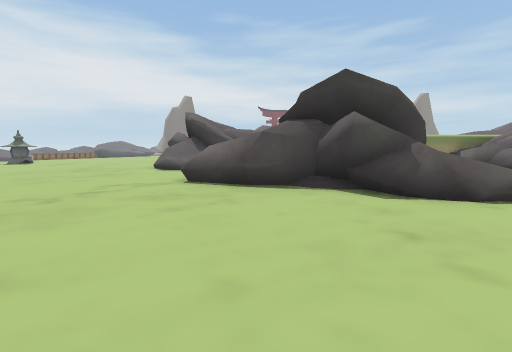
[1] (above)

24 first-person views from a walk through a 3-D level made in the Unity game engine. The camera is 1.5 m above the floor, tilts 6° down and sees 85° across. The floor is counted in squares, 2 m on a side. Each view is taken from the middle of a square. On the plan, view 1 faces up. The plan holds only what a view shows up to about 10 squares ahead; the rest is blank. The place goes on beyond the plan. Some surface patterns are stand-ins.

[2]
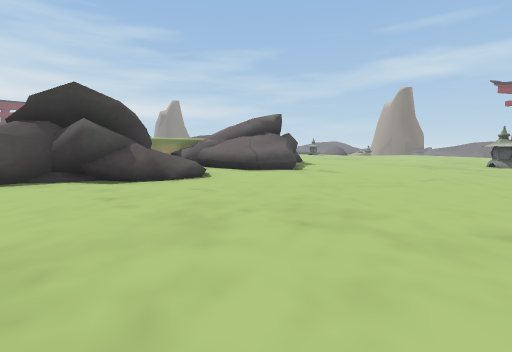

[3]
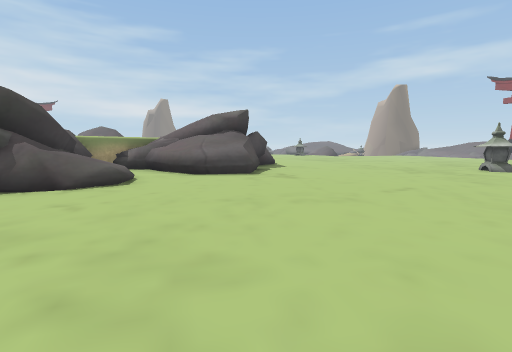

[4]
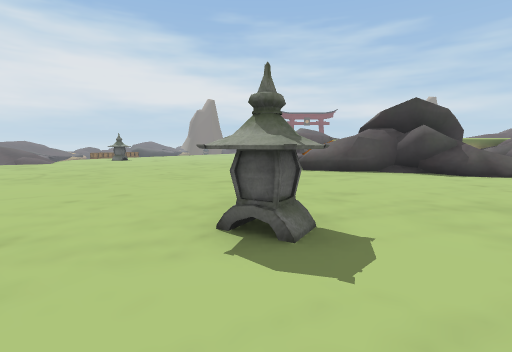

[5]
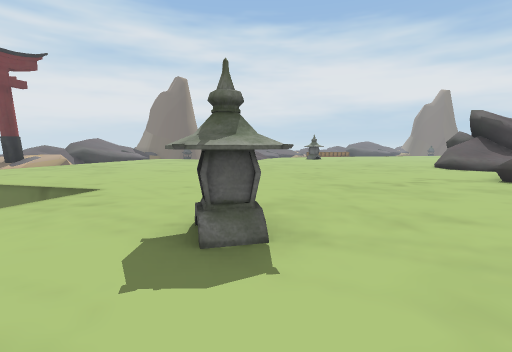

[6]
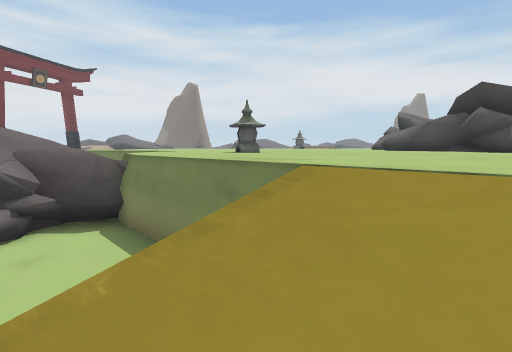

[7]
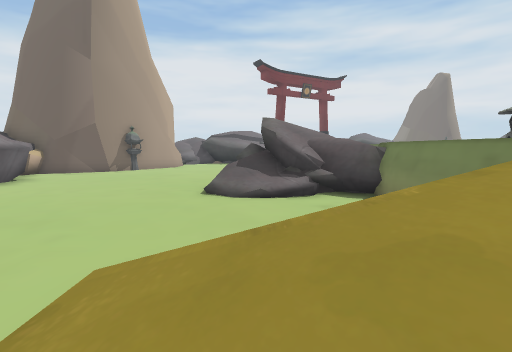

[8]
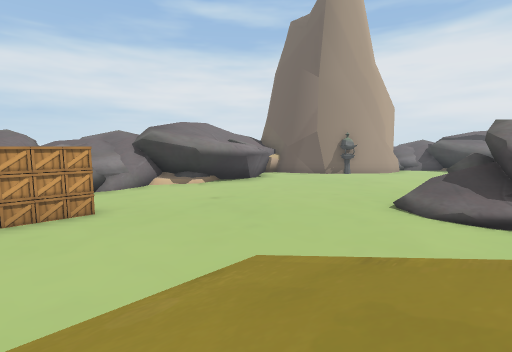

[9]
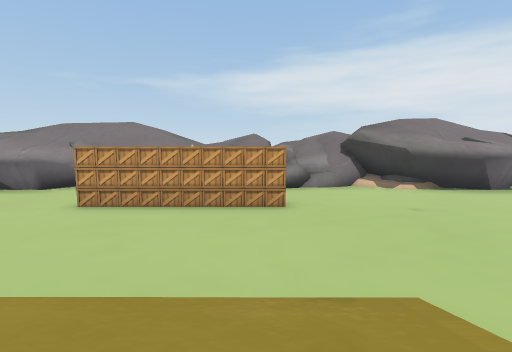

[10]
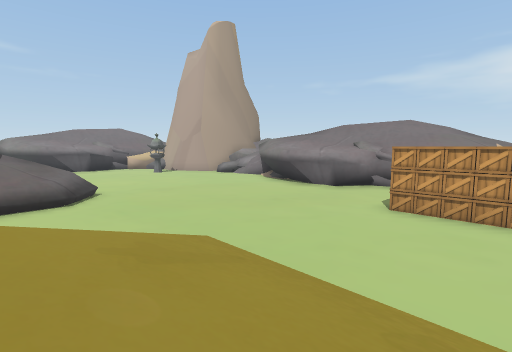

[11]
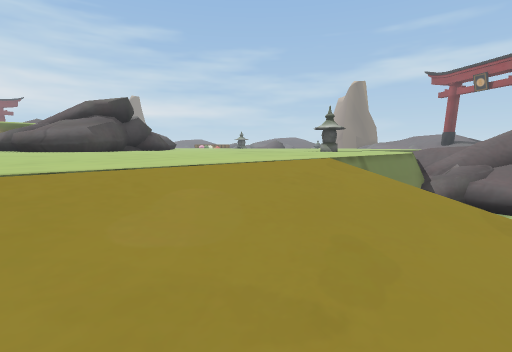

[12]
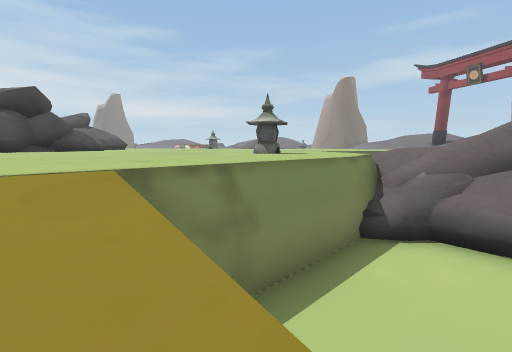

[13]
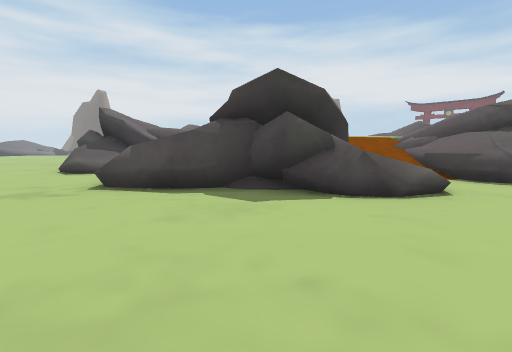

[14]
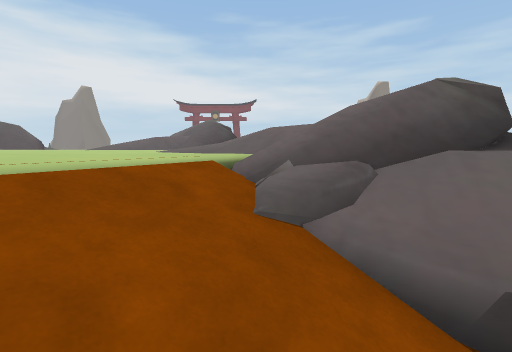

[15]
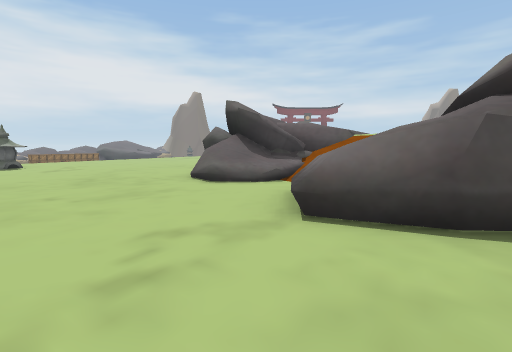

[16]
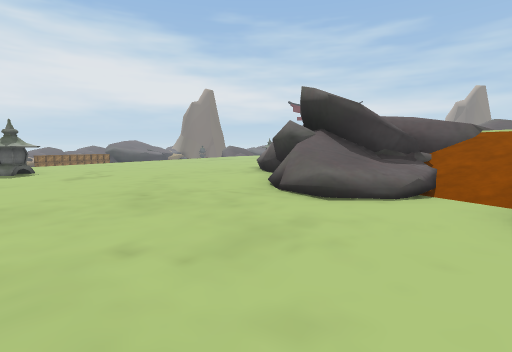

[17]
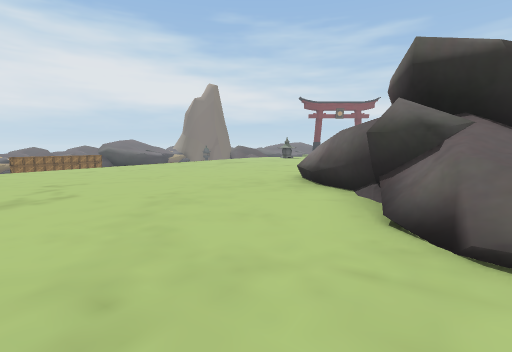

[18]
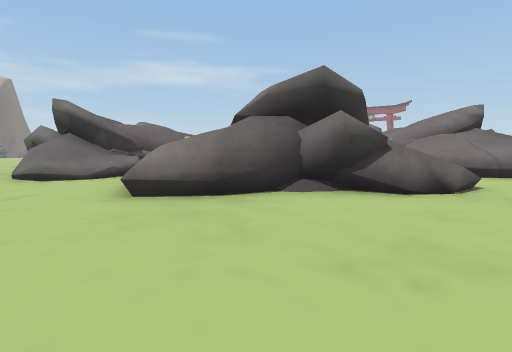

[19]
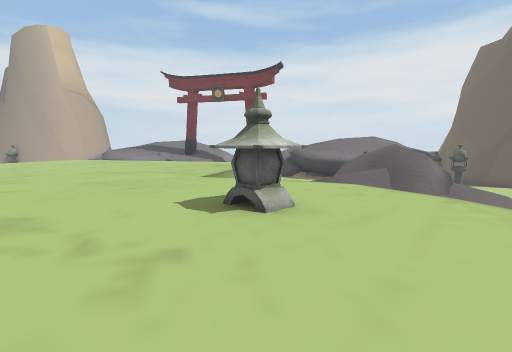

[20]
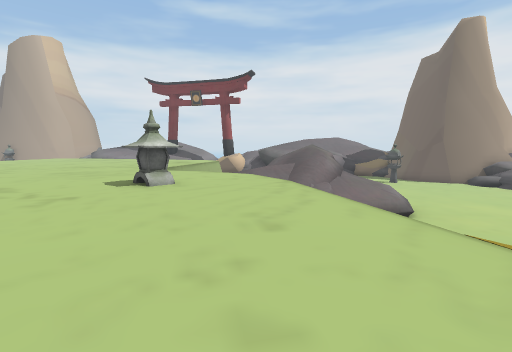

[21]
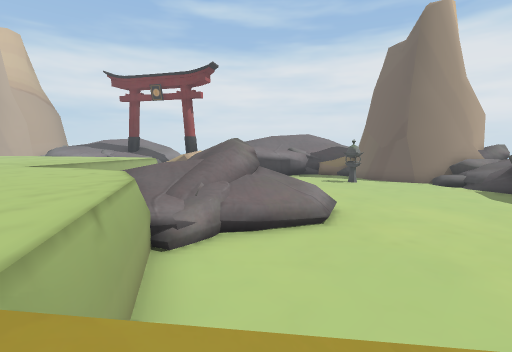

[22]
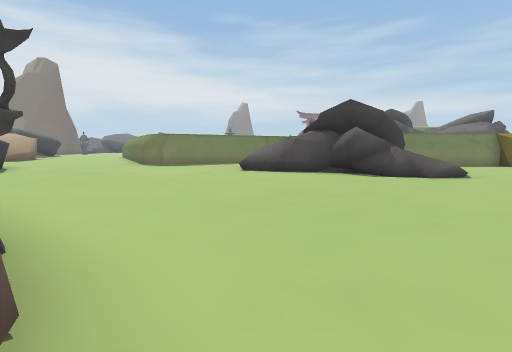

[23]
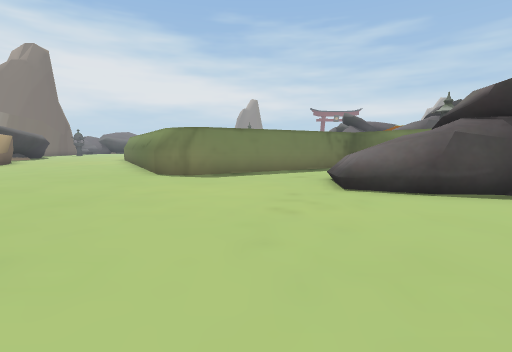

[24]
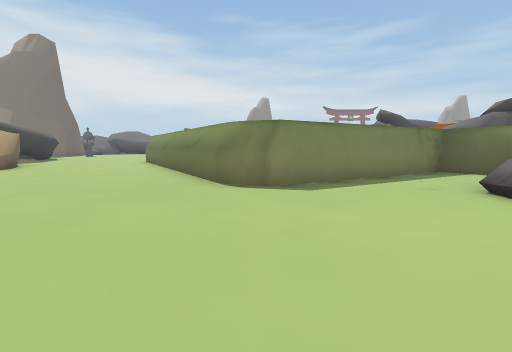

### Floor plan
Key: @ floor where view 1 was taken; # wall or solid block; x gap in a wall; . main floor; - floor 0.25 m lower than the main floor; : floor 0.5 m higher than the main floor; + floor 1.25 m higher than the main floor; * floor 1.5 m higher than the main floor; % floor 2.25 m higher than the main floor; _ floor 2.5 m lower than the main floor; & floor 3.5 m higher than the main floor; / step, stairs or slope; = window, fence, low wall or low ledge; v drop or lower ground; O other object.
Columns run from 23 left of view 1 to 13 right of it. Each row starts with its distance up from view 1.
 19  _________///        .=##==   //
 18 ___________//........//#&#=   //=
 17 ____________/........//O=//  =//
 16  __________#...........=#/   %%/
 15   ___//==__........==== #/
 14       //###........###  =    %%%
 13       ##=//.OO......#=/      %%%////
 12       ###//.OO......#///      %%///=#
 11       ##   .........#//=/      %//v#
 10            ........./////       //==
  9             ........////         / ..
  8           ............===/ #x#/    /.
  7           ............##=/ #.#=/ x//.
  6           ............=##///.#==/#=..
  5            .............////.=*##....
  4             ............./=/..=#.....
  3              ........................
  2             .........................
  1   #_____#  ..........................
  0   #=_____/..........O..@.............
 -1     _____#......##..O...............O
 -2      _____# ..#__#...................
 -3      _____# //___#v........ .........
 -4       _________/ =-.##vv#// ////#vv##
 -5        ________//=:##____// ////____#
 -6        #_______=/x+#/____///////____/
 -7        #_________##//____/// ///____=
 -8          _________/=/____///////_____
 -9          ____________________________
-10           ___________________________
-11            __________________________
-12             _________________________
-13              O____________#####_____
-14               #___________     ____
-15                _ #####____     __ #
-16                     ####=#      #=

Positions as (right, up) in squares from view 1, and headings:
1: (0, 0), facing up
2: (0, -2), facing up-right
3: (2, -2), facing up-right
4: (-3, -3), facing up
5: (-1, -2), facing up-left
6: (3, -6), facing up-left
7: (4, -7), facing left
8: (4, -6), facing down-left
9: (3, -6), facing down
10: (5, -6), facing down-right
11: (5, -6), facing up-right
12: (8, -6), facing up-right
13: (13, 2), facing up-left
14: (10, 9), facing up
15: (-2, 3), facing up
16: (-4, 5), facing up
17: (-5, 8), facing up
18: (-8, 13), facing right
19: (-8, 15), facing down-left
20: (-8, 18), facing down-left
21: (-11, 19), facing down-left
22: (-8, -15), facing up
23: (-10, -11), facing up
24: (-12, -9), facing up
